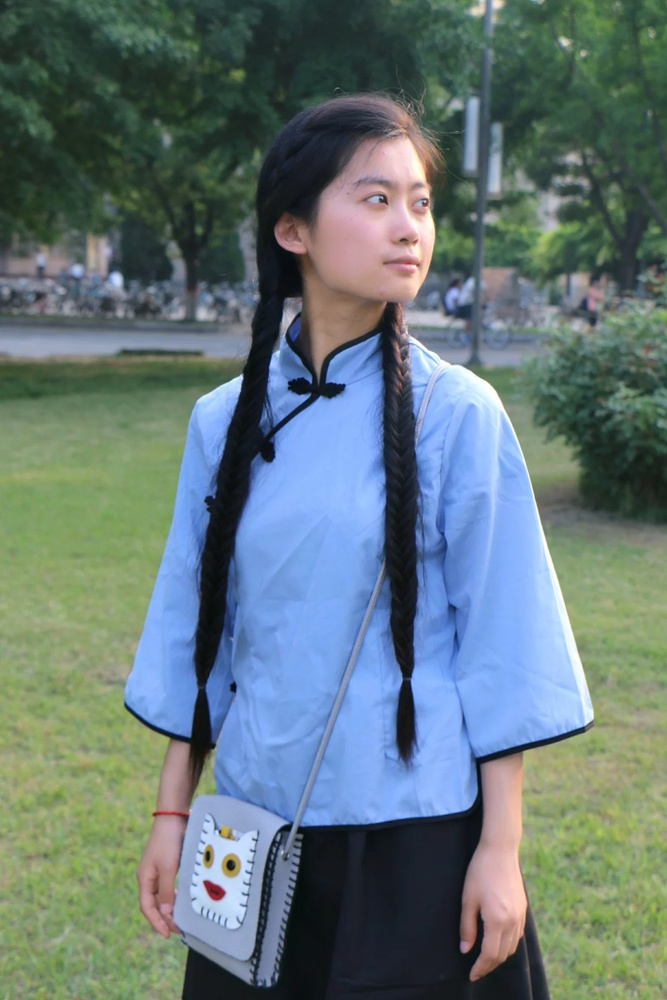
//> input picture OpenCVDemo/lulu_12.jpg, 667 x 1000 px, shrunk from 1280 x 1920 before the run
$ ./MainWnd   (built with g++ and OpenCV 4)
//> lines starting //> are read from the running program, lines starting //| are printed output that depends on the picture
#include<opencv2\opencv.hpp>
#include<opencv2\highgui.hpp>
#include<opencv2\imgproc\imgproc.hpp>
using namespace cv;
int main()
{
	//图片必须添加到工程目录下
	Mat srcImage = imread("lulu_12.jpg");
//> srcImage is the input picture: 1000 rows x 667 cols, CV_8UC3; mean B, G, R 119.9, 118.7, 100.4
	//显示原图
	imshow("显示原图", srcImage);
	// [11 lines of commented-out code are left out]

	Mat edge, grayImage;
	//将原图转转灰度图像
	cvtColor(srcImage, grayImage, CV_BGR2GRAY);
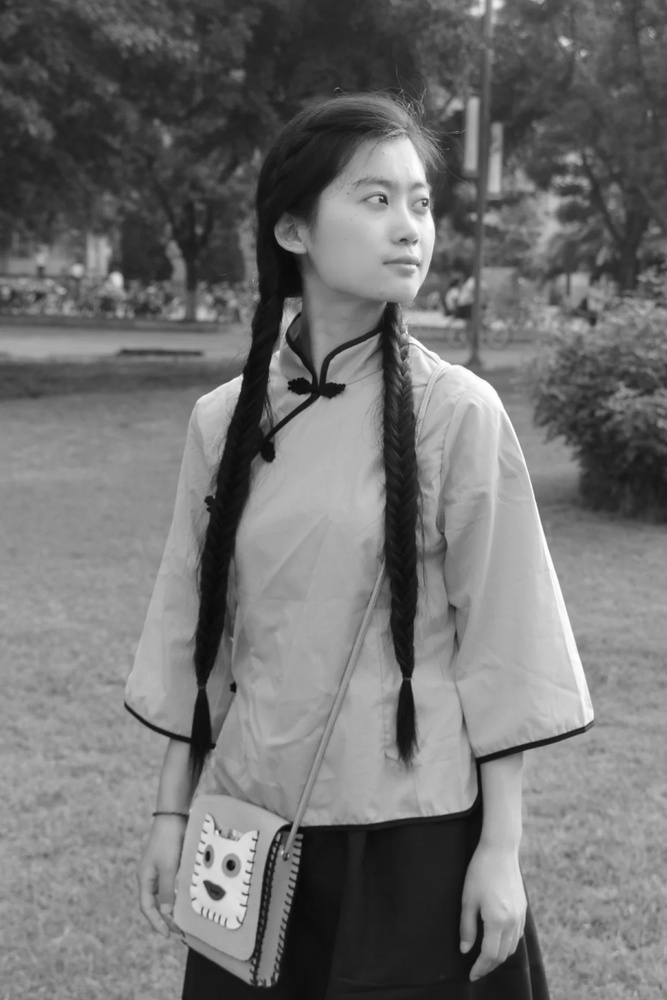
//> grayImage: 1000 rows x 667 cols, CV_8UC1; min 8, max 255, mean 113.4
	blur(grayImage, edge, Size(3, 3));
	Canny(edge, edge, 3, 9, 3);
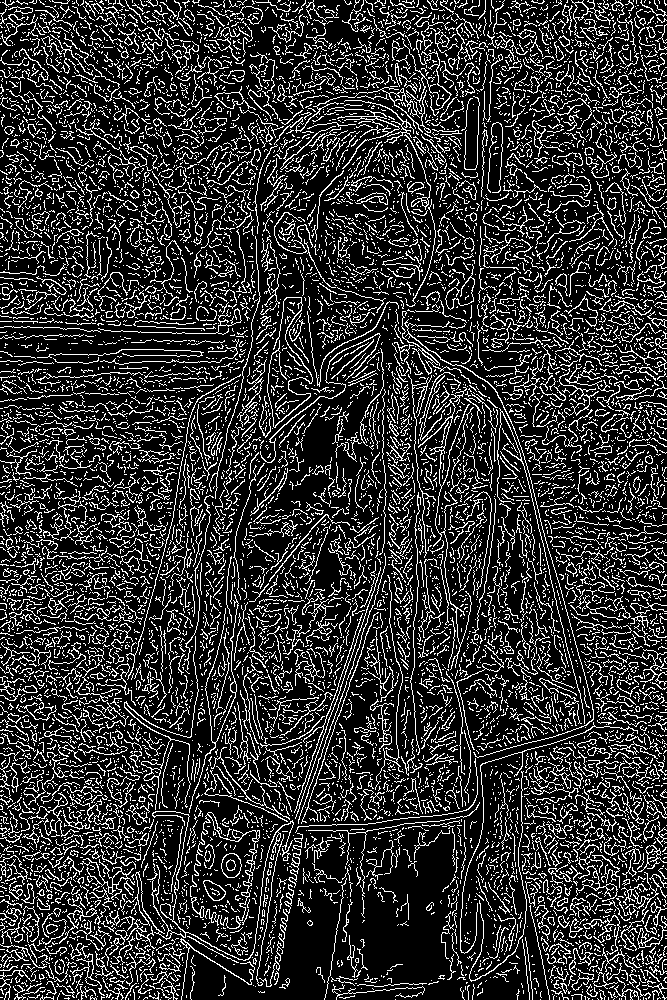
//> edge: 1000 rows x 667 cols, CV_8UC1; 19.5% white in thin lines or dots
	imshow("效果图", edge);


	waitKey(0);
	return 0;
}
